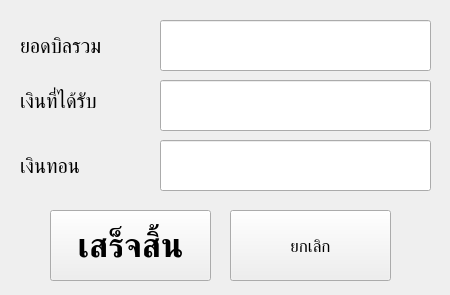
<?xml version="1.0" encoding="UTF-8"?>
<ui version="4.0">
 <class>finish_transaction</class>
 <widget class="QDialog" name="finish_transaction">
  <property name="geometry">
   <rect>
    <x>0</x>
    <y>0</y>
    <width>450</width>
    <height>295</height>
   </rect>
  </property>
  <property name="windowTitle">
   <string>Finish Transaction</string>
  </property>
  <widget class="QLabel" name="label">
   <property name="geometry">
    <rect>
     <x>20</x>
     <y>20</y>
     <width>111</width>
     <height>51</height>
    </rect>
   </property>
   <property name="font">
    <font>
     <pointsize>15</pointsize>
    </font>
   </property>
   <property name="text">
    <string>ยอดบิลรวม</string>
   </property>
  </widget>
  <widget class="QLabel" name="label_2">
   <property name="geometry">
    <rect>
     <x>20</x>
     <y>80</y>
     <width>141</width>
     <height>41</height>
    </rect>
   </property>
   <property name="font">
    <font>
     <pointsize>15</pointsize>
    </font>
   </property>
   <property name="text">
    <string>เงินที่ได้รับ</string>
   </property>
  </widget>
  <widget class="QLabel" name="label_3">
   <property name="geometry">
    <rect>
     <x>20</x>
     <y>140</y>
     <width>121</width>
     <height>51</height>
    </rect>
   </property>
   <property name="font">
    <font>
     <pointsize>15</pointsize>
    </font>
   </property>
   <property name="text">
    <string>เงินทอน</string>
   </property>
  </widget>
  <widget class="QPushButton" name="done_button">
   <property name="geometry">
    <rect>
     <x>50</x>
     <y>210</y>
     <width>161</width>
     <height>71</height>
    </rect>
   </property>
   <property name="font">
    <font>
     <pointsize>25</pointsize>
     <weight>75</weight>
     <bold>true</bold>
    </font>
   </property>
   <property name="text">
    <string>เสร็จสิ้น</string>
   </property>
   <property name="autoDefault">
    <bool>false</bool>
   </property>
   <property name="default">
    <bool>false</bool>
   </property>
   <property name="flat">
    <bool>false</bool>
   </property>
  </widget>
  <widget class="QLineEdit" name="line_change">
   <property name="geometry">
    <rect>
     <x>160</x>
     <y>140</y>
     <width>271</width>
     <height>51</height>
    </rect>
   </property>
   <property name="font">
    <font>
     <pointsize>25</pointsize>
    </font>
   </property>
   <property name="text">
    <string/>
   </property>
   <property name="readOnly">
    <bool>true</bool>
   </property>
  </widget>
  <widget class="QLineEdit" name="line_received">
   <property name="geometry">
    <rect>
     <x>160</x>
     <y>80</y>
     <width>271</width>
     <height>51</height>
    </rect>
   </property>
   <property name="font">
    <font>
     <pointsize>25</pointsize>
    </font>
   </property>
   <property name="text">
    <string/>
   </property>
  </widget>
  <widget class="QLineEdit" name="line_total">
   <property name="geometry">
    <rect>
     <x>160</x>
     <y>20</y>
     <width>271</width>
     <height>51</height>
    </rect>
   </property>
   <property name="font">
    <font>
     <pointsize>25</pointsize>
    </font>
   </property>
   <property name="text">
    <string/>
   </property>
   <property name="readOnly">
    <bool>true</bool>
   </property>
  </widget>
  <widget class="QPushButton" name="cancel_button">
   <property name="geometry">
    <rect>
     <x>230</x>
     <y>210</y>
     <width>161</width>
     <height>71</height>
    </rect>
   </property>
   <property name="font">
    <font>
     <pointsize>13</pointsize>
    </font>
   </property>
   <property name="text">
    <string>ยกเลิก</string>
   </property>
   <property name="autoDefault">
    <bool>false</bool>
   </property>
   <property name="default">
    <bool>false</bool>
   </property>
   <property name="flat">
    <bool>false</bool>
   </property>
  </widget>
 </widget>
 <resources/>
 <connections/>
</ui>
